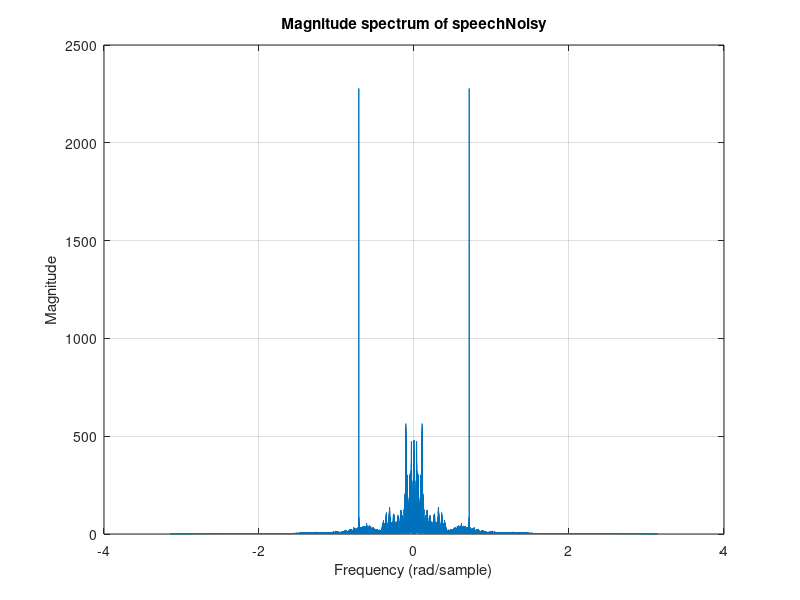
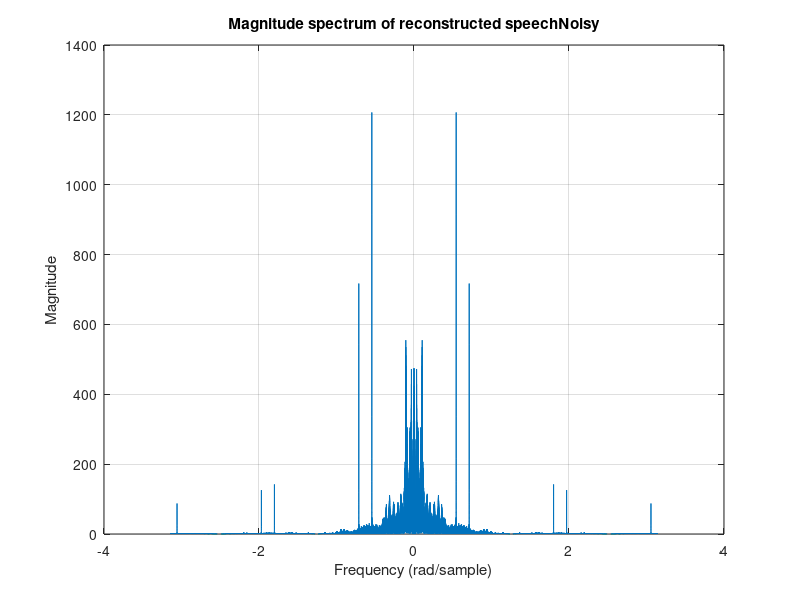

These figures' MATLAB source, in order:
load('lab5data.mat');   
fs = 44100;             
N  = length(speech);
n  = 0:N-1;

%% 1.2 
P_speech = (speech'*speech)/N;

%% 1.3 
f0   = 5000;                   
% A^2/2 = 0.1 * P_speech
A    = sqrt(2 * 0.1 * P_speech);       
tone = A*cos(2*pi*f0*n/fs).';         
speechNoisy = speech + tone;

%% 1.4 
soundsc(speechNoisy, fs);           

% FFT-based spectrum
Xn = fft(speechNoisy);
w  = linspace(-pi, pi, N);           
Xn_shift = fftshift(Xn);
figure;
plot(w, abs(Xn_shift));
xlabel('Frequency (rad/sample)');
ylabel('Magnitude');
title('Magnitude spectrum of speechNoisy');
grid on;

%% 1.5 Downsample noisy signal
L = 5;
speechNoisy_ds = speechNoisy(1:L:end);
fs_ds=fs/L;               
soundsc(speechNoisy_ds, fs_ds);      

%% 1.6 
n_ds = 1:L:N;                          
n_full = 1:N;                         
speechNoisy_recon = interp1(n_ds, speechNoisy_ds, n_full, 'linear', 0).'; 

%% 1.7 
soundsc(speechNoisy_recon, fs);       
Xre = fft(speechNoisy_recon);
Xre_shift = fftshift(Xre);
figure;
plot(w, abs(Xre_shift));
xlabel('Frequency (rad/sample)');
ylabel('Magnitude');
title('Magnitude spectrum of reconstructed speechNoisy');
grid on;
